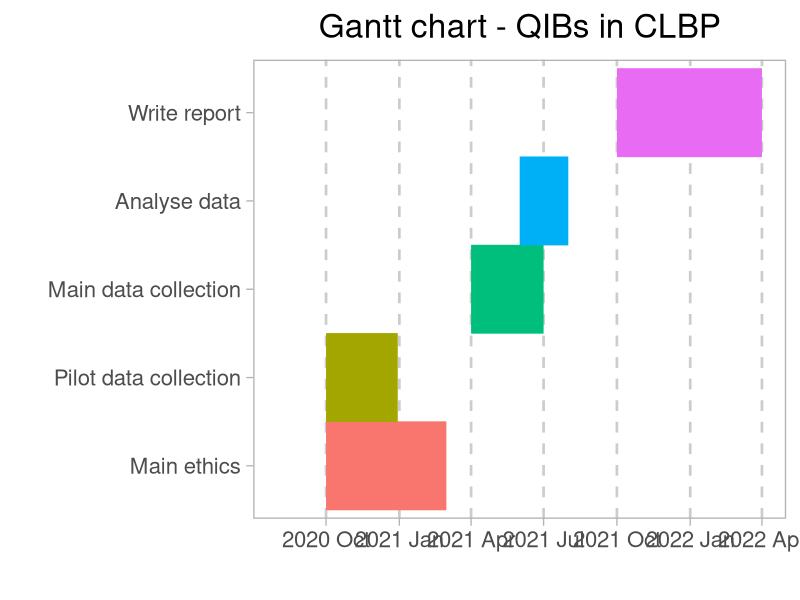

Source code (R):
library(ggplot2)
library(reshape2)

task1 <- c('Main ethics', '2020-10-01', '2021-03-01')
task2 <- c('Pilot data collection', '2020-10-01', '2020-12-30')
task3 <- c('Main data collection', '2021-04-01', '2021-07-01')
task4 <- c('Analyse data', '2021-06-01', '2021-08-01')
task5 <- c('Write report', '2021-10-01', '2022-04-01')

df <- as.data.frame(rbind(task1, task2, task3, task4, task5))

names(df) <- c('task', 'start', 'end')

df$task <- factor(df$task, levels = df$task)
df$start <- as.Date(df$start)
df$end <- as.Date(df$end)
df_melted <- melt(df, measure.vars = c('start', 'end'))

start_date <- as.Date('2020-08-01')

p <- ggplot(df_melted, aes(value, task, color = task, show.legend = FALSE)) + 
  geom_line(size = 30) +
  labs(x = '', y = '', title = 'Gantt chart - QIBs in CLBP') +
  theme_light(base_size = 20) +
  theme(plot.title = element_text(hjust = 0.5),
        panel.grid.major.x = element_line(colour="grey80", linetype = "dashed"),
        panel.grid.major = element_blank(),
        panel.grid.minor = element_blank(),
        axis.text.x = element_text(angle = 0)) +
  scale_x_date(date_labels = "%Y %b", limits = c(start_date, NA), date_breaks = "3 months")

p + theme(legend.position = "none")

